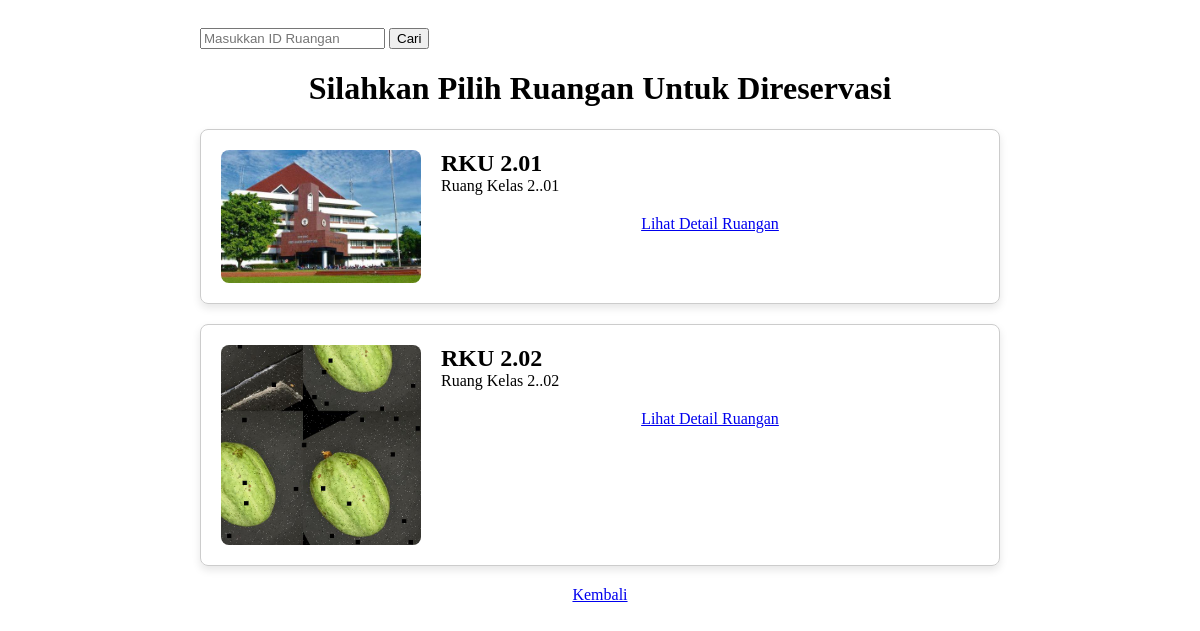
/Room/, run on the app's committed database.
### Room/models.py (models this page shows, shortened)
class Room(models.Model):
    IdRuangan = models.CharField(max_length=100, primary_key=True)
    NamaRuangan = models.CharField(max_length=100)
    Kapasitas = models.IntegerField()
    Lokasi = models.TextField(max_length=200)
    Foto = models.ImageField(upload_to='Room')

### Room/views.py (the view)
# urls.py: path('', views.index),
def index(request):
    ruangan  = Room.objects.all()
    context ={
        "title": "Eduroom",
        "room": ruangan,
    }
    return render(request, "Room/index.html", context)

### Room/templates/Room/index.html (shortened to what this page needs)
<!DOCTYPE html>
<html lang="en">
<head>
</head>
<body>
    <div class="container">
        <form method="get" action="{% url 'hasilPencarian' %}">
            <input type="text" name="query" placeholder="Masukkan ID Ruangan" value="{{ query }}">
            <button type="submit">Cari</button>
        </form>
        <h1>Silahkan Pilih Ruangan Untuk Direservasi</h1>
        {% for ruangan in room %}
            <div class="card">
                <img src="{{ ruangan.Foto.url }}" alt="Gambar Ruangan" />
                <div class="card-text">
                    <h2>{{ ruangan.IdRuangan }}</h2>
                    <p>{{ ruangan.NamaRuangan }}</p>
                    <a class="link" href="{% url 'detailRuangan' %}?IdRuangan={{ ruangan.IdRuangan }}">Lihat Detail Ruangan</a>
                </div>
            </div>
        {% endfor %}
        <a class="link" href="/Dashboard/">Kembali</a>
    </div>
</body>
</html>

### Room/templates/Room/index.html (style rules this page uses)
.card { border: 1px solid #ccc; border-radius: 8px; padding: 20px; margin-bottom: 20px; box-shadow: 0 4px 8px rgba(0, 0, 0, 0.1); display: flex; }
.card img { width: 200px; height: auto; object-fit: cover; border-radius: 8px; margin-right: 20px; }
.card-text { flex: 1; }
.card-text h2, .card-text p { margin: 0; }
h1 { text-align: center; }
.container { max-width: 800px; margin: 0 auto; padding: 20px; }
.link { display: block; text-align: center; margin-top: 20px; }

### data on the page
Room: Foto (picture), IdRuangan "RKU 2.01", NamaRuangan "Ruang Kelas 2..01"
Room: Foto (picture), IdRuangan "RKU 2.02", NamaRuangan "Ruang Kelas 2..02"
